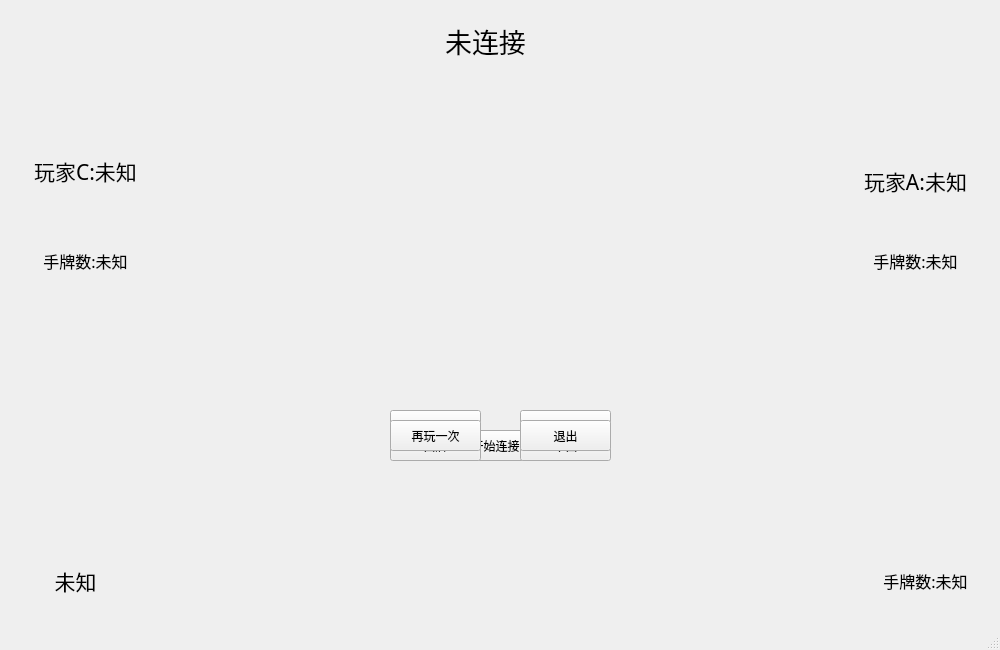
<?xml version="1.0" encoding="UTF-8"?>
<ui version="4.0">
 <class>MainWindow</class>
 <widget class="QMainWindow" name="MainWindow">
  <property name="geometry">
   <rect>
    <x>0</x>
    <y>0</y>
    <width>1000</width>
    <height>650</height>
   </rect>
  </property>
  <property name="minimumSize">
   <size>
    <width>1000</width>
    <height>650</height>
   </size>
  </property>
  <property name="windowTitle">
   <string>ClientB</string>
  </property>
  <widget class="QWidget" name="centralwidget">
   <widget class="QPushButton" name="pushButtonStart">
    <property name="geometry">
     <rect>
      <x>450</x>
      <y>430</y>
      <width>91</width>
      <height>31</height>
     </rect>
    </property>
    <property name="text">
     <string>开始连接</string>
    </property>
   </widget>
   <widget class="QPushButton" name="pushButtonRun">
    <property name="geometry">
     <rect>
      <x>390</x>
      <y>410</y>
      <width>91</width>
      <height>31</height>
     </rect>
    </property>
    <property name="text">
     <string>叫地主</string>
    </property>
   </widget>
   <widget class="QPushButton" name="pushButtonNotRun">
    <property name="geometry">
     <rect>
      <x>520</x>
      <y>410</y>
      <width>91</width>
      <height>31</height>
     </rect>
    </property>
    <property name="text">
     <string>不叫</string>
    </property>
   </widget>
   <widget class="QPushButton" name="pushButtonSubmit">
    <property name="geometry">
     <rect>
      <x>390</x>
      <y>430</y>
      <width>91</width>
      <height>31</height>
     </rect>
    </property>
    <property name="text">
     <string>出牌</string>
    </property>
   </widget>
   <widget class="QPushButton" name="pushButtonSkip">
    <property name="geometry">
     <rect>
      <x>520</x>
      <y>430</y>
      <width>91</width>
      <height>31</height>
     </rect>
    </property>
    <property name="text">
     <string>不出</string>
    </property>
   </widget>
   <widget class="QLabel" name="labelInfo">
    <property name="geometry">
     <rect>
      <x>350</x>
      <y>10</y>
      <width>271</width>
      <height>61</height>
     </rect>
    </property>
    <property name="font">
     <font>
      <family>楷体</family>
      <pointsize>20</pointsize>
     </font>
    </property>
    <property name="text">
     <string>未连接</string>
    </property>
    <property name="alignment">
     <set>Qt::AlignCenter</set>
    </property>
   </widget>
   <widget class="QLabel" name="labelBStatus">
    <property name="geometry">
     <rect>
      <x>10</x>
      <y>140</y>
      <width>151</width>
      <height>61</height>
     </rect>
    </property>
    <property name="font">
     <font>
      <family>楷体</family>
      <pointsize>16</pointsize>
     </font>
    </property>
    <property name="text">
     <string>玩家C:未知</string>
    </property>
    <property name="alignment">
     <set>Qt::AlignCenter</set>
    </property>
   </widget>
   <widget class="QLabel" name="labelCStatus">
    <property name="geometry">
     <rect>
      <x>840</x>
      <y>150</y>
      <width>151</width>
      <height>61</height>
     </rect>
    </property>
    <property name="font">
     <font>
      <family>楷体</family>
      <pointsize>16</pointsize>
     </font>
    </property>
    <property name="text">
     <string>玩家A:未知</string>
    </property>
    <property name="alignment">
     <set>Qt::AlignCenter</set>
    </property>
   </widget>
   <widget class="QLabel" name="labelAStatus">
    <property name="geometry">
     <rect>
      <x>0</x>
      <y>550</y>
      <width>151</width>
      <height>61</height>
     </rect>
    </property>
    <property name="font">
     <font>
      <family>楷体</family>
      <pointsize>16</pointsize>
     </font>
    </property>
    <property name="text">
     <string>未知</string>
    </property>
    <property name="alignment">
     <set>Qt::AlignCenter</set>
    </property>
   </widget>
   <widget class="QLabel" name="labelBCardNum">
    <property name="geometry">
     <rect>
      <x>10</x>
      <y>230</y>
      <width>151</width>
      <height>61</height>
     </rect>
    </property>
    <property name="font">
     <font>
      <family>楷体</family>
      <pointsize>12</pointsize>
     </font>
    </property>
    <property name="text">
     <string>手牌数:未知</string>
    </property>
    <property name="alignment">
     <set>Qt::AlignCenter</set>
    </property>
   </widget>
   <widget class="QLabel" name="labelCCardNum">
    <property name="geometry">
     <rect>
      <x>840</x>
      <y>230</y>
      <width>151</width>
      <height>61</height>
     </rect>
    </property>
    <property name="font">
     <font>
      <family>楷体</family>
      <pointsize>12</pointsize>
     </font>
    </property>
    <property name="text">
     <string>手牌数:未知</string>
    </property>
    <property name="alignment">
     <set>Qt::AlignCenter</set>
    </property>
   </widget>
   <widget class="QLabel" name="labelACardNum">
    <property name="geometry">
     <rect>
      <x>850</x>
      <y>550</y>
      <width>151</width>
      <height>61</height>
     </rect>
    </property>
    <property name="font">
     <font>
      <family>楷体</family>
      <pointsize>12</pointsize>
     </font>
    </property>
    <property name="text">
     <string>手牌数:未知</string>
    </property>
    <property name="alignment">
     <set>Qt::AlignCenter</set>
    </property>
   </widget>
   <widget class="QPushButton" name="pushButtonRestart">
    <property name="geometry">
     <rect>
      <x>390</x>
      <y>420</y>
      <width>91</width>
      <height>31</height>
     </rect>
    </property>
    <property name="text">
     <string>再玩一次</string>
    </property>
   </widget>
   <widget class="QLabel" name="labelBIsRun">
    <property name="geometry">
     <rect>
      <x>190</x>
      <y>180</y>
      <width>151</width>
      <height>61</height>
     </rect>
    </property>
    <property name="font">
     <font>
      <family>楷体</family>
      <pointsize>16</pointsize>
     </font>
    </property>
    <property name="text">
     <string/>
    </property>
    <property name="alignment">
     <set>Qt::AlignCenter</set>
    </property>
   </widget>
   <widget class="QLabel" name="labelCIsRun">
    <property name="geometry">
     <rect>
      <x>680</x>
      <y>180</y>
      <width>151</width>
      <height>61</height>
     </rect>
    </property>
    <property name="font">
     <font>
      <family>楷体</family>
      <pointsize>16</pointsize>
     </font>
    </property>
    <property name="text">
     <string/>
    </property>
    <property name="alignment">
     <set>Qt::AlignCenter</set>
    </property>
   </widget>
   <widget class="QPushButton" name="pushButtonQuit">
    <property name="geometry">
     <rect>
      <x>520</x>
      <y>420</y>
      <width>91</width>
      <height>31</height>
     </rect>
    </property>
    <property name="text">
     <string>退出</string>
    </property>
   </widget>
   <widget class="QLabel" name="labelAIsRun">
    <property name="geometry">
     <rect>
      <x>120</x>
      <y>470</y>
      <width>151</width>
      <height>61</height>
     </rect>
    </property>
    <property name="font">
     <font>
      <family>楷体</family>
      <pointsize>16</pointsize>
     </font>
    </property>
    <property name="text">
     <string/>
    </property>
    <property name="alignment">
     <set>Qt::AlignCenter</set>
    </property>
   </widget>
  </widget>
  <widget class="QMenuBar" name="menubar">
   <property name="geometry">
    <rect>
     <x>0</x>
     <y>0</y>
     <width>1000</width>
     <height>21</height>
    </rect>
   </property>
  </widget>
  <widget class="QStatusBar" name="statusbar"/>
 </widget>
 <resources/>
 <connections/>
</ui>
